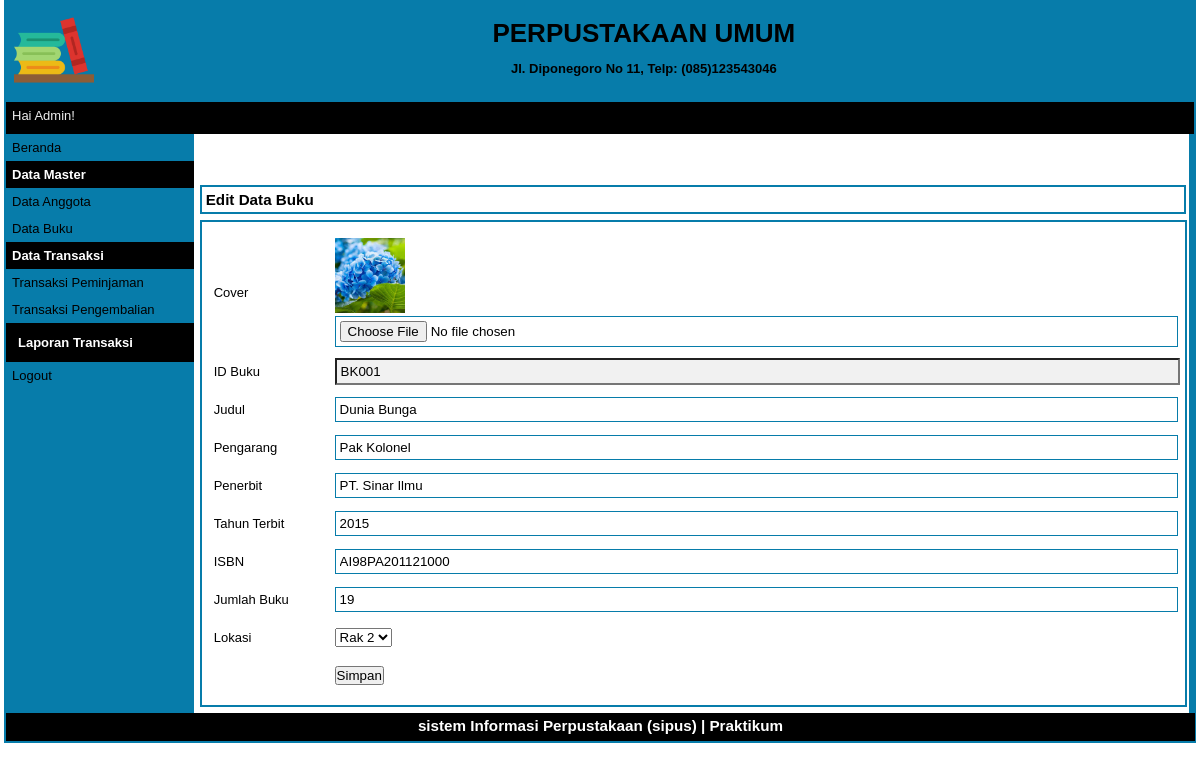
/index.php?p=buku-edit&id=BK001 (signed in), run on the app's committed database.
### tables this page shows
CREATE TABLE `tbbuku` (
  `idbuku` varchar(5) NOT NULL,
  `judul` varchar(100) NOT NULL,
  `pengarang` varchar(100) NOT NULL,
  `penerbit` varchar(100) NOT NULL,
  `jmlbuku` int(11) NOT NULL,
  `isbn` varchar(20) NOT NULL,
  `thnterbit` int(11) NOT NULL,
  `lokasi` varchar(30) NOT NULL,
  `cover` varchar(100) NOT NULL
);

### pages/buku-edit.php (the view, shortened to what this page needs)
<?php
    $idbuku = $_GET['id'];
    $q_tampil_buku = mysqli_query($db,"SELECT * FROM tbbuku WHERE idbuku = '$idbuku'");
    $r_tampil_buku = mysqli_fetch_array($q_tampil_buku);
    if(empty($r_tampil_buku['cover']) or ($r_tampil_buku['cover'] == '-')) {
        $cover = "admin-no-photo.jpg";
    } else {
        $cover = $r_tampil_buku['cover'];
    }
?>
<div id="label-page"><h3>Edit Data Buku</h3></div>
<div id="content">
    <form action="proses/buku-edit-proses.php" method="post" enctype="multipart/form-data">
        <table id="tabel-input">
            <tr>
                <td class="label-formulir">Cover</td>
                <td class="isian-formulir">
                    <img src="images/<?php echo $cover; ?>" width=70px height=75px>
                    <input type="file" name="cover" class="isian-formulir isian-formulir-border">
                </td>
            </tr>
            <tr>
                <td class="label-formulir">ID Buku</td>
                <td class="isian-formulir"><input type="text" name="idbuku" value="<?php echo $r_tampil_buku['idbuku']; ?>" readonly="readonly"
                class="isian-formulir isian-formnlir-border warna-formulir-disabled"></td>
            </tr>
            <tr>
                <td class="label-formulir">Judul</td>
                <td class="isian-formulir"><input type="text" name="judul" value="<?php echo $r_tampil_buku['judul']; ?>" class="isian-formulir isian-formulir-border"></td>
            </tr>
            <tr>
                <td class="label-formulir">Pengarang</td>
                <td class="isian-formulir"><input type="text" name="pengarang" value="<?php echo $r_tampil_buku['pengarang']; ?>" class="isian-formulir isian-formulir-border"></td>
            </tr>
            <tr>
                <td class="label-formulir">Penerbit</td>
                <td class="isian-formulir"><input type="text" name="penerbit" value="<?php echo $r_tampil_buku['penerbit']; ?>" class="isian-formulir isian-formulir-border"></td>
            </tr>
            <tr>
                <td class="label-formulir">Tahun Terbit</td>
                <td class="isian-formulir"><input type="number" name="thnterbit" value="<?php echo $r_tampil_buku['thnterbit']; ?>" class="isian-formulir isian-formulir-border"></td>
            </tr>
            <tr>
                <td class="label-formulir">ISBN</td>
                <td class="isian-formulir"><input type="text" name="isbn" value="<?php echo $r_tampil_buku['isbn']; ?>" class="isian-formulir isian-formulir-border"></td>
            </tr>
            <tr>
                <td class="label-formulir">Jumlah Buku</td>
                <td class="isian-formulir"><input type="number" name="jmlbuku" value="<?php echo $r_tampil_buku['jmlbuku']; ?>" class="isian-formulir isian-formulir-border"></td>
            </tr>
            <tr>
                <td class="label-formulir">Lokasi</td>
                <td class="isian-formulir">
                <select class="form-control" name="lokasi">
                    <option value="rak2" <?php if ($r_tampil_buku['lokasi']=='rak2') {
                        echo "selected";} ?>>Rak 2</option>
                </select>
                </td>
            </tr>
            <tr>
                <td class="label-formulir"></td>
                <td class="isian-formulir"><input type="submit" name="simpan" value="Simpan" id="tombol-simpan"></td>
            </tr>
        </table>
    </form>
</div>

### style.css (style rules this page uses)
* { margin:0px; padding:0px }
body { font-family:sans-serif; font-size:13px; color:rgb(0, 0, 0); }
#label-page { margin-top:6px; margin-bottom:6px; margin-left:6px; border:2px solid #077caa; padding:4px; width:97.9%; }
#content { float:left; width:96.8%; min-height:454px; background-color:#FFFFFF; margin-left:6px; border:2px solid #077caa; padding:10px; margin-bottom:6px; }
#tabel-input { width:100%; }
.label-formulir { width:12%; height:36px; margin:20px; }
.isian-formulir { width:80%; padding:4px; width:99.8%; }
.isian-formulir-border { border:1px solid #077caa; }
.warna-formulir-disabled { background-color:#F1F1F1; }

### data on the page
tbbuku: cover (picture), idbuku "BK001", judul "Dunia Bunga", pengarang "Pak Kolonel", penerbit "PT. Sinar Ilmu", thnterbit "2015", isbn "AI98PA201121000", jmlbuku "19", lokasi "Rak 2"

### other printed values
$_SESSION['sesi'] "Admin"
